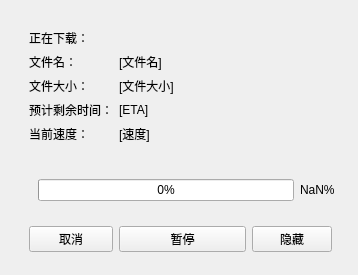
<?xml version="1.0" encoding="UTF-8"?>
<ui version="4.0">
 <class>downloadProgress</class>
 <widget class="QWidget" name="downloadProgress">
  <property name="geometry">
   <rect>
    <x>0</x>
    <y>0</y>
    <width>358</width>
    <height>275</height>
   </rect>
  </property>
  <property name="windowTitle">
   <string>Form</string>
  </property>
  <widget class="QStackedWidget" name="downloadProgressMainWidget">
   <property name="geometry">
    <rect>
     <x>20</x>
     <y>20</y>
     <width>321</width>
     <height>241</height>
    </rect>
   </property>
   <property name="sizePolicy">
    <sizepolicy hsizetype="Expanding" vsizetype="Expanding">
     <horstretch>0</horstretch>
     <verstretch>0</verstretch>
    </sizepolicy>
   </property>
   <property name="minimumSize">
    <size>
     <width>321</width>
     <height>241</height>
    </size>
   </property>
   <property name="currentIndex">
    <number>0</number>
   </property>
   <widget class="QWidget" name="downloading">
    <property name="sizePolicy">
     <sizepolicy hsizetype="Expanding" vsizetype="Expanding">
      <horstretch>0</horstretch>
      <verstretch>0</verstretch>
     </sizepolicy>
    </property>
    <property name="minimumSize">
     <size>
      <width>321</width>
      <height>241</height>
     </size>
    </property>
    <layout class="QGridLayout" name="gridLayout_4">
     <item row="3" column="0">
      <widget class="StrongBodyLabel" name="fileSizeTitle">
       <property name="sizePolicy">
        <sizepolicy hsizetype="Fixed" vsizetype="Fixed">
         <horstretch>0</horstretch>
         <verstretch>0</verstretch>
        </sizepolicy>
       </property>
       <property name="text">
        <string>文件大小：</string>
       </property>
      </widget>
     </item>
     <item row="0" column="0" colspan="2">
      <widget class="SubtitleLabel" name="downloadingLabel">
       <property name="text">
        <string>正在下载：</string>
       </property>
      </widget>
     </item>
     <item row="9" column="0" colspan="2">
      <widget class="QWidget" name="ProgressWidget" native="true">
       <property name="sizePolicy">
        <sizepolicy hsizetype="Expanding" vsizetype="Expanding">
         <horstretch>0</horstretch>
         <verstretch>0</verstretch>
        </sizepolicy>
       </property>
       <property name="minimumSize">
        <size>
         <width>315</width>
         <height>40</height>
        </size>
       </property>
       <property name="maximumSize">
        <size>
         <width>16777215</width>
         <height>40</height>
        </size>
       </property>
       <layout class="QHBoxLayout" name="horizontalLayout">
        <item>
         <widget class="ProgressBar" name="ProgressBar">
          <property name="value">
           <number>0</number>
          </property>
         </widget>
        </item>
        <item>
         <widget class="BodyLabel" name="ProgressNum">
          <property name="text">
           <string>NaN%</string>
          </property>
         </widget>
        </item>
       </layout>
      </widget>
     </item>
     <item row="4" column="0">
      <widget class="StrongBodyLabel" name="ETATitle">
       <property name="text">
        <string>预计剩余时间：</string>
       </property>
      </widget>
     </item>
     <item row="13" column="0">
      <widget class="PushButton" name="cancelBtn">
       <property name="text">
        <string>取消</string>
       </property>
      </widget>
     </item>
     <item row="5" column="0">
      <widget class="StrongBodyLabel" name="speedTitle">
       <property name="sizePolicy">
        <sizepolicy hsizetype="Fixed" vsizetype="Fixed">
         <horstretch>0</horstretch>
         <verstretch>0</verstretch>
        </sizepolicy>
       </property>
       <property name="text">
        <string>当前速度：</string>
       </property>
      </widget>
     </item>
     <item row="13" column="1">
      <widget class="PushButton" name="pauseBtn">
       <property name="text">
        <string>暂停</string>
       </property>
      </widget>
     </item>
     <item row="2" column="0">
      <widget class="StrongBodyLabel" name="fileNameTitle">
       <property name="sizePolicy">
        <sizepolicy hsizetype="Fixed" vsizetype="Fixed">
         <horstretch>0</horstretch>
         <verstretch>0</verstretch>
        </sizepolicy>
       </property>
       <property name="text">
        <string>文件名：</string>
       </property>
      </widget>
     </item>
     <item row="12" column="0" colspan="2">
      <spacer name="verticalSpacer_2">
       <property name="orientation">
        <enum>Qt::Vertical</enum>
       </property>
       <property name="sizeType">
        <enum>QSizePolicy::Fixed</enum>
       </property>
       <property name="sizeHint" stdset="0">
        <size>
         <width>20</width>
         <height>10</height>
        </size>
       </property>
      </spacer>
     </item>
     <item row="8" column="0" colspan="2">
      <spacer name="verticalSpacer">
       <property name="orientation">
        <enum>Qt::Vertical</enum>
       </property>
       <property name="sizeHint" stdset="0">
        <size>
         <width>20</width>
         <height>40</height>
        </size>
       </property>
      </spacer>
     </item>
     <item row="13" column="2">
      <widget class="PrimaryPushButton" name="PrimaryPushButton">
       <property name="text">
        <string>隐藏</string>
       </property>
      </widget>
     </item>
     <item row="2" column="1" colspan="2">
      <widget class="BodyLabel" name="fileName">
       <property name="sizePolicy">
        <sizepolicy hsizetype="Expanding" vsizetype="Fixed">
         <horstretch>0</horstretch>
         <verstretch>0</verstretch>
        </sizepolicy>
       </property>
       <property name="text">
        <string>[文件名]</string>
       </property>
      </widget>
     </item>
     <item row="3" column="1" colspan="2">
      <widget class="BodyLabel" name="fileSize">
       <property name="sizePolicy">
        <sizepolicy hsizetype="Expanding" vsizetype="Fixed">
         <horstretch>0</horstretch>
         <verstretch>0</verstretch>
        </sizepolicy>
       </property>
       <property name="text">
        <string>[文件大小]</string>
       </property>
      </widget>
     </item>
     <item row="4" column="1" colspan="2">
      <widget class="BodyLabel" name="ETA">
       <property name="text">
        <string>[ETA]</string>
       </property>
      </widget>
     </item>
     <item row="5" column="1" colspan="2">
      <widget class="BodyLabel" name="speed">
       <property name="sizePolicy">
        <sizepolicy hsizetype="Expanding" vsizetype="Fixed">
         <horstretch>0</horstretch>
         <verstretch>0</verstretch>
        </sizepolicy>
       </property>
       <property name="text">
        <string>[速度]</string>
       </property>
      </widget>
     </item>
    </layout>
   </widget>
   <widget class="QWidget" name="downloadFinished">
    <property name="minimumSize">
     <size>
      <width>321</width>
      <height>241</height>
     </size>
    </property>
    <layout class="QGridLayout" name="gridLayout_2">
     <item row="1" column="1">
      <widget class="PrimaryPushButton" name="closeBoxBtnFinished">
       <property name="sizePolicy">
        <sizepolicy hsizetype="Minimum" vsizetype="Fixed">
         <horstretch>0</horstretch>
         <verstretch>0</verstretch>
        </sizepolicy>
       </property>
       <property name="minimumSize">
        <size>
         <width>60</width>
         <height>0</height>
        </size>
       </property>
       <property name="maximumSize">
        <size>
         <width>60</width>
         <height>16777215</height>
        </size>
       </property>
       <property name="text">
        <string>关闭</string>
       </property>
      </widget>
     </item>
     <item row="0" column="0" colspan="2">
      <widget class="SubtitleLabel" name="downloadedLabel">
       <property name="text">
        <string>下载完毕。</string>
       </property>
      </widget>
     </item>
    </layout>
   </widget>
   <widget class="QWidget" name="downloadFailed">
    <property name="minimumSize">
     <size>
      <width>321</width>
      <height>241</height>
     </size>
    </property>
    <layout class="QGridLayout" name="gridLayout_3">
     <item row="1" column="1">
      <widget class="PrimaryPushButton" name="closeBoxBtnFailed">
       <property name="minimumSize">
        <size>
         <width>60</width>
         <height>0</height>
        </size>
       </property>
       <property name="maximumSize">
        <size>
         <width>60</width>
         <height>16777215</height>
        </size>
       </property>
       <property name="text">
        <string>关闭</string>
       </property>
      </widget>
     </item>
     <item row="0" column="0" colspan="2">
      <widget class="SubtitleLabel" name="downloadFailedLabel">
       <property name="text">
        <string>下载失败！</string>
       </property>
      </widget>
     </item>
    </layout>
   </widget>
  </widget>
 </widget>
 <customwidgets>
  <customwidget>
   <class>PushButton</class>
   <extends>QPushButton</extends>
   <header>qfluentwidgets</header>
  </customwidget>
  <customwidget>
   <class>PrimaryPushButton</class>
   <extends>PushButton</extends>
   <header>qfluentwidgets</header>
  </customwidget>
  <customwidget>
   <class>BodyLabel</class>
   <extends>QLabel</extends>
   <header>qfluentwidgets</header>
  </customwidget>
  <customwidget>
   <class>StrongBodyLabel</class>
   <extends>QLabel</extends>
   <header>qfluentwidgets</header>
  </customwidget>
  <customwidget>
   <class>SubtitleLabel</class>
   <extends>QLabel</extends>
   <header>qfluentwidgets</header>
  </customwidget>
  <customwidget>
   <class>ProgressBar</class>
   <extends>QProgressBar</extends>
   <header>qfluentwidgets</header>
  </customwidget>
 </customwidgets>
 <resources/>
 <connections/>
</ui>
